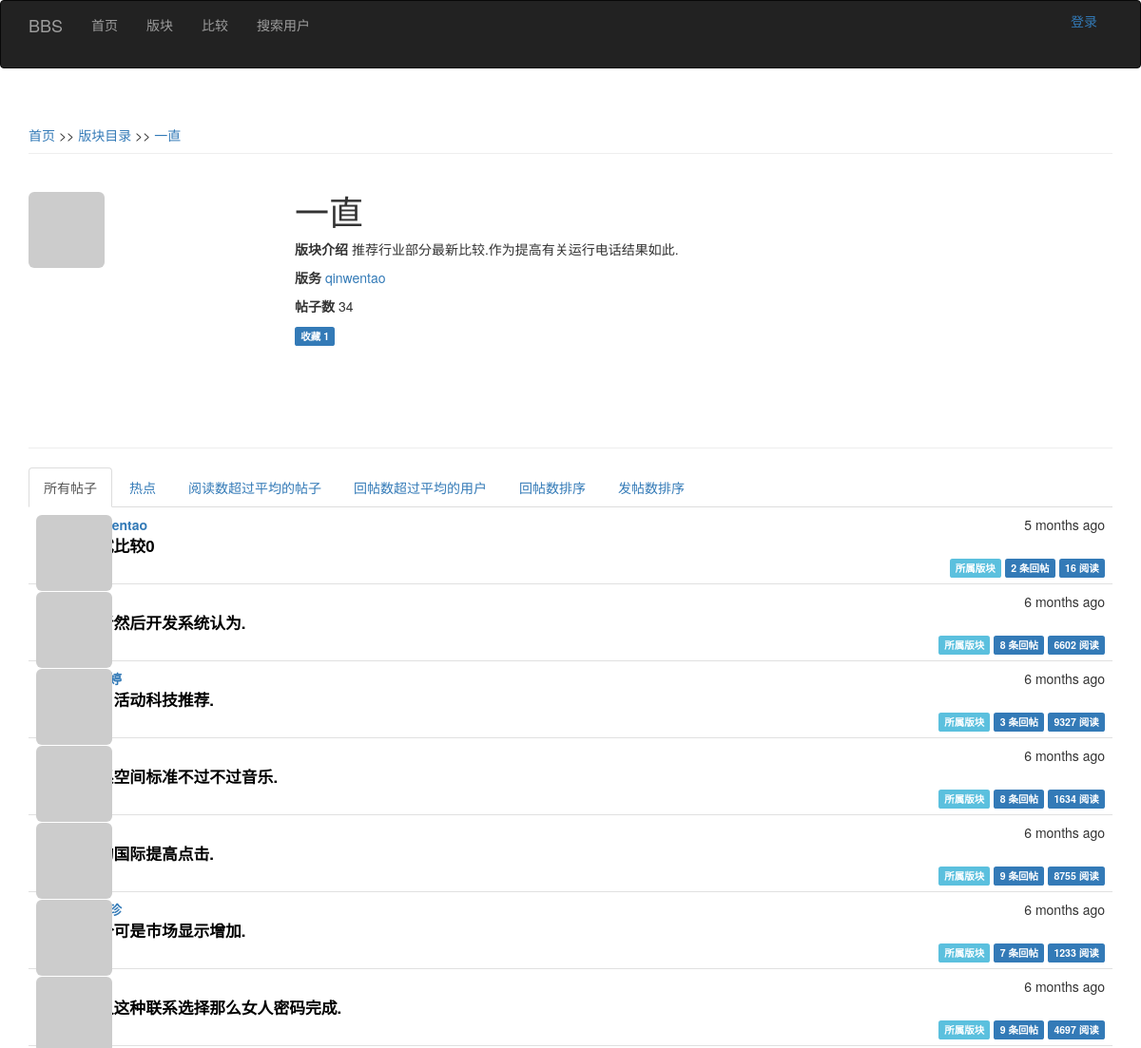
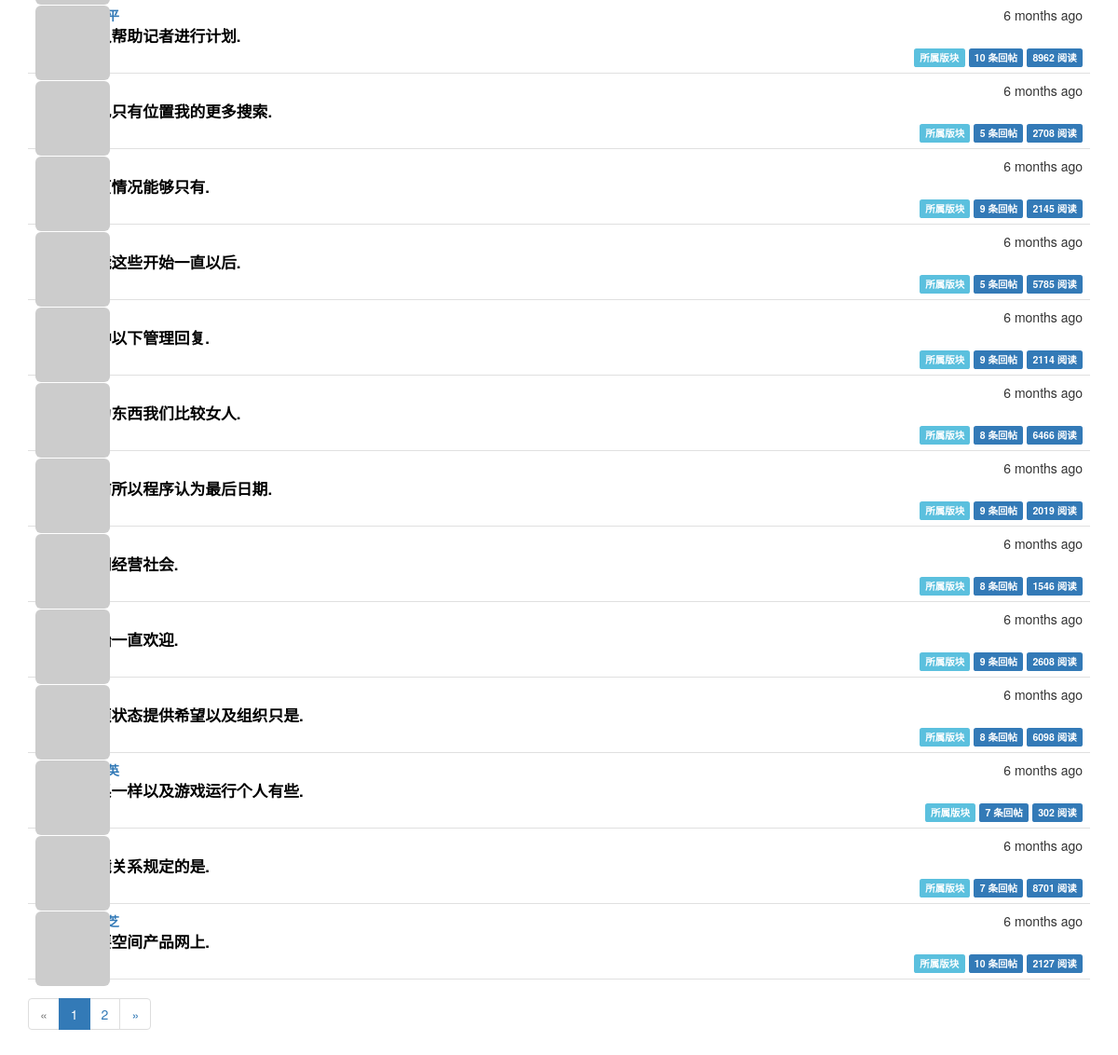
/board/一直, run on the app's committed database (2 pictures, top to bottom).
### app/models.py (models this page shows, shortened)
class Board(db.Model):
    __tablename__ = 'boards'
    id = db.Column(db.Integer, primary_key=True)
    name = db.Column(db.String(64), unique=True, index=True)
    intoduction = db.Column(db.Text())
    timestamp = db.Column(db.DateTime, default=datetime.datetime.utcnow)
    avatar_hash = db.Column(db.String(32))
    posts = db.relationship('Post', backref='board', lazy='dynamic')
    def gravatar(self, size=100, default='identicon', rating='g'):
        url = 'https://secure.gravatar.com/avatar'
        return '{url}/{hash}?s={size}&d={default}&r={rating}'.format(
            url=url, hash=self.avatar_hash, size=size, default=default, rating=rating
        )

class User(UserMixin, db.Model):
    __tablename__ = 'users'
    id = db.Column(db.Integer, primary_key=True)
    email = db.Column(db.String(64), unique=True, index=True)
    username = db.Column(db.String(64), unique=True, index=True)
    nickname = db.Column(db.String(64))
    about_me = db.Column(db.Text())
    location = db.Column(db.String(64))
    is_male = db.Column(db.Boolean)
    birthday = db.Column(db.Date(), default=datetime.date(2000, 10, 10))
    member_since = db.Column(db.DateTime(), default=datetime.datetime.utcnow)
    last_seen = db.Column(db.DateTime(), default=datetime.datetime.utcnow)
    avatar_hash = db.Column(db.String(32))
    password_hash = db.Column(db.String(128))
    confirmed = db.Column(db.Boolean, default=False)
    role_id = db.Column(db.Integer, db.ForeignKey('roles.id'))
    disabled = db.Column(db.Boolean, default=False) # 删除用户
    board = None    # 辅助变量：在计算用户在某版块下的回复量前，初始化该变量
    posts = db.relationship('Post', backref='author', lazy='dynamic')
    comments = db.relationship('Comment', backref='author', lazy='dynamic')
    moderated_boards = db.relationship('Board',
                             secondary = moderators,
                             backref=db.backref('moderators', lazy='dynamic'),
                             lazy='dynamic')
    liked_comments = db.relationship('Comment',
                                      secondary = comments_likes,
                                      backref=db.backref('likers', lazy='dynamic'),
                                      lazy='dynamic')
    collected_boards = db.relationship('Board',
                                     secondary = boards_collections,
                                     backref = db.backref('collectors', lazy='dynamic'),
                                     lazy='dynamic')
    collected_posts = db.relationship('Post',
                                      secondary = posts_collections,
                                      backref = db.backref('collectors', lazy='dynamic'),
                                      lazy='dynamic',
                                      )
    followed = db.relationship('Follow',
                               foreign_keys=[Follow.follower_id],
                               backref=db.backref('follower', lazy='joined'),
                               lazy='dynamic',
                               cascade='all, delete-orphan')
    followers = db.relationship('Follow',
                                foreign_keys=[Follow.followed_id],
                                backref=db.backref('followed', lazy='joined'),
                                lazy='dynamic',
                                cascade='all, delete-orphan')
    @property
    def password(self):
        raise AttributeError('password is not a readable attribute')
    def gravatar(self, size=100, default='identicon', rating='g'):
        url = 'https://secure.gravatar.com/avatar'
        hash = self.avatar_hash or self.gravatar_hash()
        return '{url}/{hash}?s={size}&d={default}&r={rating}'.format(
            url=url, hash=hash, size=size, default=default, rating=rating
        )

class Post(db.Model):
    __tablename__ = 'posts'
    id = db.Column(db.Integer, primary_key=True)
    author_id = db.Column(db.Integer, db.ForeignKey('users.id'))
    board_id = db.Column(db.Integer, db.ForeignKey('boards.id'))
    timestamp = db.Column(db.DateTime, index=True, default=datetime.datetime.utcnow)
    title = db.Column(db.String(64))
    comments = db.relationship('Comment', backref='post', lazy='dynamic')
    comment_count = db.Column(db.Integer, index=True, default=0)
    view_count = db.Column(db.Integer, default=0)
    disabled = db.Column(db.Boolean, default=False)
    recent_time = db.Column(db.DateTime)    # 最后回复的时间
    duration = db.Column(db.Integer, index=True)  # 帖子持续时间：最后回复时间-发帖时间

### app/main/views.py (the view, shortened to what this page needs)
@main.route('/board/<boardname>', methods=['GET', 'POST'])
def board(boardname):
    form=PostForm()
    board = Board.query.filter_by(name=boardname).first_or_404()
    print('board')
    if current_user.can(Permission.WRITE) and form.validate_on_submit():
        post = Post.new_post(form.title.data, form.body.data, current_user._get_current_object(), board)
        return redirect(url_for('.post', id=post.id))
    board_show_all=bool(request.cookies.get('board_show_all', ''))
    board_popular=bool(request.cookies.get('board_popular', ''))
    board_click_above_avg=bool(request.cookies.get('board_click_above_avg', ''))
    board_comment_above_avg=bool(request.cookies.get('board_comment_above_avg', ''))
    board_user_comment=bool(request.cookies.get('board_user_comment', ''))
    board_user_post=bool(request.cookies.get('board_user_post', ''))
    page = request.args.get('page', 1, type=int)
    pagination = None
    avg = None
    most_popular_post=None
    if board_popular:
        query = board.posts
        most_popular_post = query.order_by(Post.duration.desc()).limit(1).first()
        comments = Comment.query.join(Post, Comment.post_id == Post.id).filter(Post.id == most_popular_post.id).subquery().c
        tmp = db.session.query(User, comments.author_id).filter(User.id==comments.author_id)
        pagination = tmp.paginate(
            page, per_page=current_app.config['BBS_USERS_PER_PAGE'],
            error_out=False
        )
        users = pagination.items
    else:
        board_show_all = True
        pagination = board.posts.order_by(Post.timestamp.desc()).paginate(
            page, per_page=current_app.config['BBS_POSTS_PER_PAGE'],
            error_out=False
        )
    posts = pagination.items
    users = pagination.items
    print(len(posts), len(users))
    print(board_show_all, board_popular, board_click_above_avg, board_comment_above_avg,
          board_user_comment)
    return render_template('board.html', form=form, board=board, posts=posts, users=users, pagination=pagination,
                           board_show_all = board_show_all, board_popular=board_popular,
                           board_click_above_avg=board_click_above_avg, board_comment_above_avg=board_comment_above_avg,
                           board_user_comment=board_user_comment,board_user_post=board_user_post, avg_comment = avg, post=most_popular_post)

### app/auth/views.py (called while the page is built)
@auth.before_app_request
def before_request():
    if current_user.is_authenticated:
        current_user.ping()
        if not current_user.confirmed \
                and request.endpoint\
                and request.endpoint[:5] != 'auth.'\
                and request.endpoint != 'static':
            return redirect(url_for('auth.unconfirmed'))

### app/main/__init__.py (called while the page is built)
@main.app_context_processor
def inject_permission():
    return dict(Permission=Permission)

### app/models.py (called while the page is built)
    def can(self, permissions):
        return False

    def is_administrator(self):
        return False

    def is_moderate(self, board):
        return False

    def is_collect_board(self, board):
        return False

### app/templates/board.html (shortened to what this page needs)
{% extends "base.html" %}
{% import "_macros.html" as macros %}
{% import "bootstrap/wtf.html" as wtf %}
 {% block page_content %}
<div class="page-header">
    <a  href="{{url_for('.index')}}">首页</a> >> <a href="{{url_for('.boards')}}">版块目录</a> >> <a href="{{ url_for('.board', boardname=board.name)}}">{{ board.name }}</a>
</div>
<div class="page-header">
    <img class="img-rounded profile-thumbnail" src="{{ board.gravatar(size=256) }}">
    <div class="profile-header">
        <h1>{{ board.name }}</h1>
        <p> <strong>版块介绍</strong> {{ board.intoduction }} </p>
        <p><strong>版务</strong>
            {% for person in board.moderators.all() %}
                <a href="{{ url_for('.user', username=person.username) }}">{{ ' ' + person.username }}</a>
            {% endfor %}
        </p>
        <p><strong>帖子数</strong> {{ board.posts.count() }}</p>
        <p>
            {% if current_user.is_collect_board(board) %}
            <a  href="{{ url_for('.not_collect_board', boardname=board.name) }}">
                <span class="label label-success">已收藏 {{board.collectors.count()}}</span>
            </a>
            {% else %}
            <a  href="{{ url_for('.collect_board', boardname=board.name) }}">
                <span class="label label-primary">收藏{% if board.collectors.count() != 0 %} {{board.collectors.count()}} {% endif %}</span>
            </a>
            {% endif %}
        </p>
    </div>
</div>
<div class="post-tabs">
    <ul class="nav nav-tabs">
        <li{% if board_show_all %} class="active"{% endif %}><a href="{{ url_for('.board_show_all', boardname=board.name) }}">所有帖子</a></li>
        <li{% if board_popular %} class="active"{% endif %}><a href="{{ url_for('.board_popular', boardname=board.name) }}">热点</a></li>
        <li{% if board_click_above_avg %} class="active"{% endif %}><a href="{{ url_for('.board_click_above_avg', boardname=board.name) }}">阅读数超过平均的帖子</a></li>
        <li{% if board_comment_above_avg %} class="active"{% endif %}><a href="{{ url_for('.board_comment_above_avg', boardname=board.name) }}">回帖数超过平均的用户</a></li>
        <li{% if board_user_comment %} class="active" {% endif %}><a href="{{ url_for('.board_user_comment', boardname=board.name) }}">回帖数排序</a></li>
        <li{% if board_user_post %} class="active" {% endif %}><a href="{{ url_for('.board_user_post', boardname=board.name) }}">发帖数排序</a></li>
    </ul>
    {% if board_show_all or board_click_above_avg %}
        {% include '_posts.html' %}
    {% elif board_popular %}
        {% include '_most_popular.html' %}
    {% elif board_comment_above_avg or board_user_comment or board_user_post %}
        {% include '_board_users.html' %}
    {% endif %}
</div>
{% if pagination %}
<div class="pagination">
    {{ macros.pagination_widget(pagination, '.board', boardname=board.name) }}
</div>
{% endif %}
{% endblock %}

### app/templates/_posts.html (shortened to what this page needs)
<ul class="posts">
    {% for post in posts %}
    <li class="post">
        <div class="post-thumbnail">
            <a href="{{ url_for('.user', username=post.author.username) }}">
                <img class="img-rounded profile-thumbnail" src="{{ post.author.gravatar(size=40) }}">
            </a>
        </div>
        <div class="post-content">
            <div class="post-date">{{ moment(post.timestamp).fromNow() }}</div>
            <div class="post-author">
                <a href="{{ url_for('.user', username=post.author.username) }}">{{ post.author.username }}</a>
            </div>
            {% if post.disabled  %}
                {% if current_user.is_administrator() or current_user.is_moderate(post.board) %}
                    <div class="post-body">
                        <p><i>该帖子已被删除</i></p>
                        <a href="{{ url_for('.post', id=post.id) }}" class="post-body">{{ post.title }}</a>
                    </div>
                    <div class="post-footer">
                        <a href="{{ url_for('.edit', id=post.id) }}">
                            <span class="label label-default">编辑 [Admin]</span>
                        </a>
                        <a href="{{ url_for('.recover_post', id=post.id) }}">
                            <span class="label label-success">恢复 [Admin]</span>
                        </a>
                        <a href="{{ url_for('.board', boardname=post.board.name) }}">
                            <span class="label label-info" >所属版块</span>
                        </a>
                        <a href="{{ url_for('.post', id=post.id) }}#comments">
                            <span class="label label-primary">{{ post.comment_count }} 条回帖</span>
                        </a>
                        <a href="{{ url_for('.post', id=post.id) }}#comments">
                            <span class="label label-primary">{{ post.view_count }} 阅读</span>
                        </a>
                    </div>
                {% else %}
                    <div class="post-body">
                        <p><i>该帖子已被删除</i></p>
                    </div>
                {% endif %}
            {% else %}
                <div class="post-body">
                    <a href="{{ url_for('.post', id=post.id) }}" class="post-body">{{ post.title }}</a>
                </div>
                <div class="post-footer">
                    <a href="{{ url_for('.board', boardname=post.board.name) }}">
                        <span class="label label-info" >所属版块</span>
                    </a>
                    <a href="{{ url_for('.post', id=post.id) }}#comments">
                        <span class="label label-primary">{{ post.comment_count }} 条回帖</span>
                    </a>
                    <a href="{{ url_for('.post', id=post.id) }}#comments">
                            <span class="label label-primary">{{ post.view_count }} 阅读</span>
                    </a>
                </div>
            {% endif %}
        </div>
    </li>
    {% endfor %}
</ul>

### app/static/styles.css (style rules this page uses)
.profile-thumbnail { position: absolute; }
.profile-header { min-height: 260px; margin-left: 280px; }
div.post-tabs { margin-top: 16px; }
ul.posts { list-style-type: none; padding: 0px; margin: 16px 0px 0px 0px; border-top: 1px solid #e0e0e0; }
div.post-tabs ul.posts { margin: 0px; border-top: none; }
ul.posts li.post { padding: 8px; border-bottom: 1px solid #e0e0e0; }
div.post-date { float: right; }
div.post-author { font-weight: bold; }
div.post-thumbnail { position: absolute; }
div.post-content { margin-left: 48px; min-height: 48px; }
div.post-body { font-size: 120%; font-weight: bold; }
div.post-footer { text-align: right; }
div.pagination { width: 100%; text-align: left; padding: 0px; margin: 0px; }
a.post-body { color: #000000; text-decoration: none; }

### data on the page
Board: name "一直", intoduction "推荐行业部分最新比较.作为提高有关运行电话结果如此."
User: username "qinwentao"
Post: timestamp "5 months ago", author.username "qinwentao", title "测试比较0", comment_count "2", view_count "16"
Post: timestamp "6 months ago", title "或者然后开发系统认为.", comment_count "8", view_count "6602"
Post: timestamp "6 months ago", title "项目活动科技推荐.", comment_count "3", view_count "9327"
Post: timestamp "6 months ago", title "关系空间标准不过不过音乐.", comment_count "8", view_count "1634"
Post: timestamp "6 months ago", title "您的国际提高点击.", comment_count "9", view_count "8755"
Post: timestamp "6 months ago", title "这个可是市场显示增加.", comment_count "7", view_count "1233"
Post: timestamp "6 months ago", title "个人这种联系选择那么女人密码完成.", comment_count "9", view_count "4697"
Post: timestamp "6 months ago", title "加入帮助记者进行计划.", comment_count "10", view_count "8962"
Post: timestamp "6 months ago", title "自己只有位置我的更多搜索.", comment_count "5", view_count "2708"
Post: timestamp "6 months ago", title "首页情况能够只有.", comment_count "9", view_count "2145"
Post: timestamp "6 months ago", title "可能这些开始一直以后.", comment_count "5", view_count "5785"
Post: timestamp "6 months ago", title "一种以下管理回复.", comment_count "9", view_count "2114"
Post: timestamp "6 months ago", title "成为东西我们比较女人.", comment_count "8", view_count "6466"
Post: timestamp "6 months ago", title "目前所以程序认为最后日期.", comment_count "9", view_count "2019"
Post: timestamp "6 months ago", title "不同经营社会.", comment_count "8", view_count "1546"
Post: timestamp "6 months ago", title "开始一直欢迎.", comment_count "9", view_count "2608"
Post: timestamp "6 months ago", title "必须状态提供希望以及组织只是.", comment_count "8", view_count "6098"
Post: timestamp "6 months ago", title "关系一样以及游戏运行个人有些.", comment_count "7", view_count "302"
Post: timestamp "6 months ago", title "环境关系规定的是.", comment_count "7", view_count "8701"
Post: timestamp "6 months ago", title "不要空间产品网上.", comment_count "10", view_count "2127"

### other printed values
{{ board.posts.count() }} "34"
{{ board.collectors.count() }} "1"
{{ p }} "1"
{{ p }} "2"
